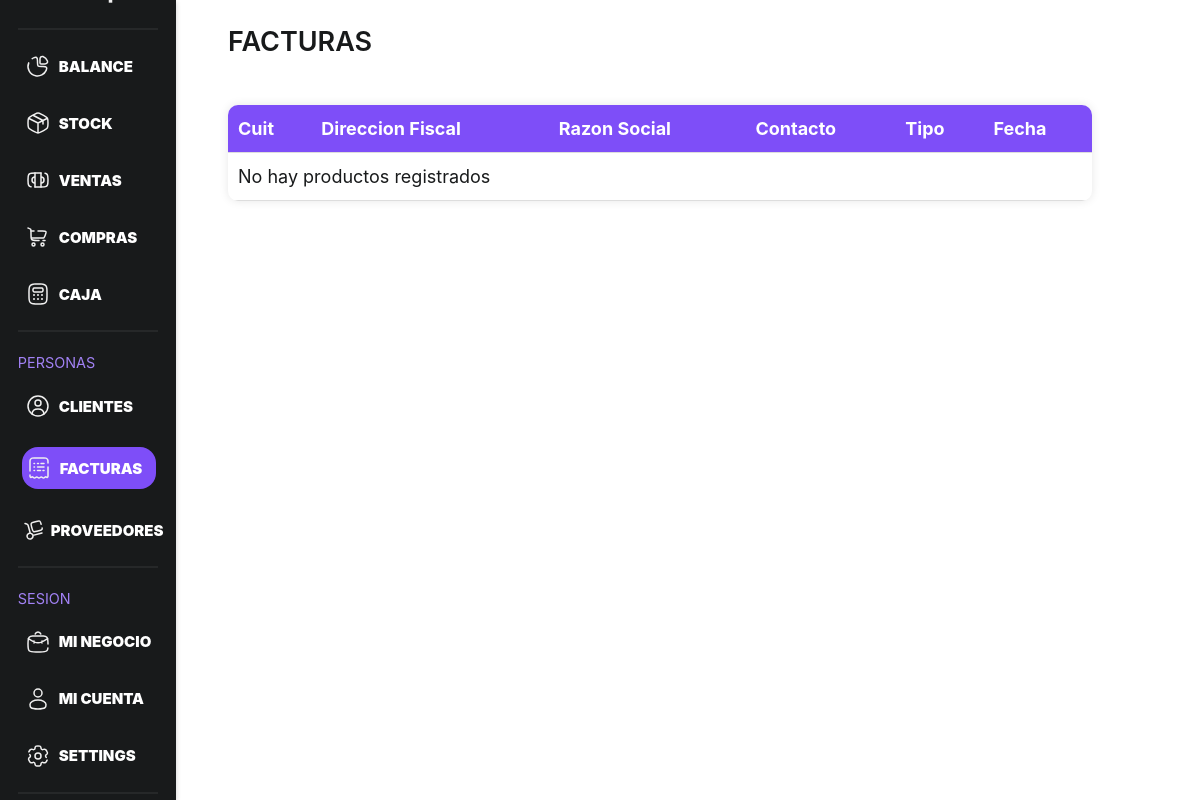
Before: /View/invoice.php (signed in) with the older database file.
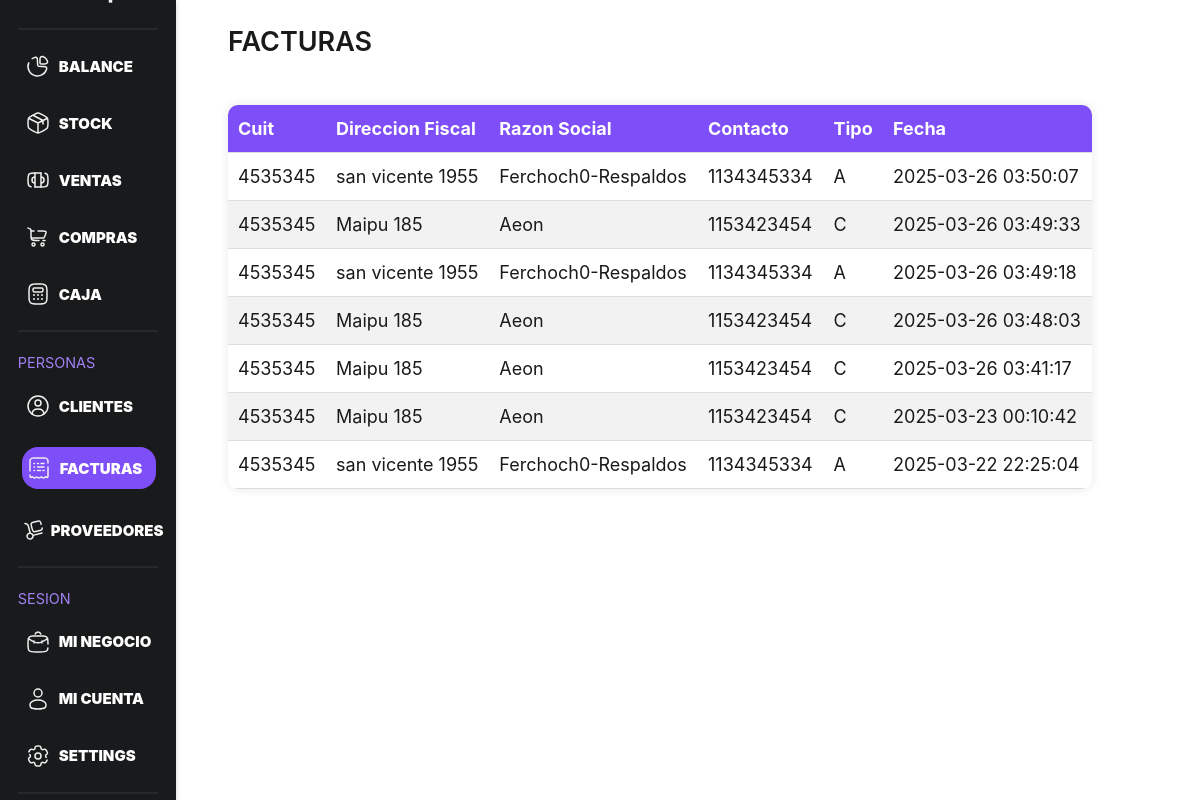
After: the same page with the newer database file.
### tables this page shows
CREATE TABLE `invoice` (
  `invoice_id` int(11) NOT NULL,
  `fech` timestamp NOT NULL DEFAULT current_timestamp(),
  `client_id` int(11) NOT NULL,
  `user_id` int(11) NOT NULL
);

CREATE TABLE `clients` (
  `client_id` int(100) NOT NULL,
  `name` varchar(255) NOT NULL,
  `cuit` int(11) DEFAULT NULL,
  `contact` int(11) DEFAULT NULL,
  `invoice_type` enum('A','B','C') DEFAULT NULL,
  `address` varchar(100) DEFAULT NULL,
  `quantity` int(11) NOT NULL DEFAULT 0,
  `user_id` int(11) DEFAULT NULL
);

### Model/invoiceModel.php (called while the page is built, shortened)
<?php
class InvoiceModel{
    private $conn;
    public function __construct($conn) {
        $this->conn = $conn;
    }
public function getUserInvoice($userId) {
        $sql = "SELECT clients.name, clients.cuit,
                clients.address, clients.contact, clients.invoice_type, invoice.fech
                FROM invoice
                INNER JOIN clients ON invoice.client_id = clients.client_id
                WHERE invoice.user_id = ? ORDER BY invoice.fech DESC";
       $stmt = $this->conn->prepare($sql);
       $stmt->bind_param("i", $userId);
       $stmt->execute();
       $result = $stmt->get_result();
       return $result->fetch_all(MYSQLI_ASSOC);
   }
}
?>

### View/invoice.php (the view, shortened to what this page needs)
<?php
require_once 'head.php';
require_once '../Model/invoiceModel.php';
require_once '../Model/connection.php';
$invoiceModel = new InvoiceModel($conn);
$userId = $_SESSION['user_id'];
$invoices = $invoiceModel->getUserInvoice($userId);
?>
<link rel="stylesheet" href="src/assets/css/global.css">
<link rel="stylesheet" href="src/assets/css/icon.css">
<link rel="stylesheet" href="src/assets/css/stock.css">
</head>
<body>
  <?php require_once 'nav.php'; ?>
  <div class="dashboard-container">
    <div class="dashboard-container--ajust">
        <article class="stock-container">
            <h1>Facturas</h1>
            <section>
                <table class="stock-table">
                    <thead>
                        <tr>
                            <th>Cuit</th>
                            <th>Direccion Fiscal</th>
                            <th>Razon Social</th>
                            <th>Contacto</th>
                            <th>Tipo</th>
                            <th>Fecha</th>
                        </tr>
                    </thead>
                    <tbody>
    <?php
    if ($invoices) {
        foreach ($invoices as $invoice) {
            echo "<tr>";
            echo "<td>{$invoice['cuit']}</td>";
            echo "<td>{$invoice['address']}</td>" ;
            echo "<td>{$invoice['name']}</td>" ;
            echo "<td>{$invoice['contact']}</td>" ;
            echo "<td>{$invoice['invoice_type']}</td>";
            echo "<td>{$invoice['fech']}</td>";
            echo "</tr>";
        }
    } else {
        echo "<tr><td colspan='6'>No hay productos registrados</td></tr>";
    }
    ?>
</tbody>
                </table>
        </article>
    </div>
  </div>
</body>

### View/head.php (shortened to what this page needs)
<!DOCTYPE html>
<html lang="es">
<head>

### View/nav.php (shortened to what this page needs)
<?php
$current_page = basename($_SERVER['PHP_SELF']);
?>
  <nav>
    <section class="navbar-container">
      <div class="navbar-logo">
        <span class="welcome"></span>
      </div>
          <div class="navbar-user--info">
            <h1>  <?php echo htmlspecialchars($username); ?> </h1>
          </div>
    </section>
    <div class="menu-container">
    <div class="separator"></div>
    <section class="navbar-menu">
          <a href="../View/balance.php" class="<?= ($current_page == 'balance.php') ? 'nav-active' : '' ?> narbar-menu--option"><span class="nav-icon balance-nav"></span>Balance</a>
          <a href="../View/stock.php" class="<?= ($current_page == 'stock.php') ? 'nav-active' : '' ?> narbar-menu--option"><span class="nav-icon stock-nav"></span>Stock</a>
          <a href="../View/sell.php" class="<?= ($current_page == 'sell.php') ? 'nav-active' : '' ?> narbar-menu--option"><span class="nav-icon sell-nav"></span>Ventas</a>
          <a href="../View/buy.php" class="<?= ($current_page == 'buy.php') ? 'nav-active' : '' ?> narbar-menu--option"><span class="nav-icon buy-nav"></span>Compras</a>
          <a href="../View/cash.php" class="<?= ($current_page == 'cash.php') ? 'nav-active' : '' ?> narbar-menu--option"><span class="nav-icon cash-nav"></span>Caja</a>
    </section>
    <div class="separator"></div>
    <span class="navbar-menu-title">Personas</span>
    <section class="navbar-menu">
          <a href="../View/client.php" class="<?= ($current_page == 'client.php') ? 'nav-active' : '' ?> narbar-menu--option"><span class="nav-icon client-nav"></span>Clientes</a>
          <a href="../View/invoice.php" class="<?= ($current_page == 'invoice.php') ? 'nav-active' : '' ?> narbar-menu--option"><span class="nav-icon invoice-nav"></span>Facturas</a>
          <a href="../View/supplier.php" class="<?= ($current_page == 'supplier.php') ? 'nav-active' : '' ?> narbar-menu--option"><span class="nav-icon supplier-nav"></span>Proveedores</a>
    </section>
    <div class="separator"></div>
    <span class="navbar-menu-title">Sesion</span>
    <section class="navbar-menu">
          <a class="<?= ($current_page == 'business.php') ? 'nav-active' : '' ?> narbar-menu--option"><span class="nav-icon mybusiness-nav"></span>Mi negocio</a>
          <a href="../View/profile.php" class="<?= ($current_page == 'profile.php') ? 'nav-active' : '' ?> narbar-menu--option"><span class="nav-icon mysesion-nav"></span>Mi Cuenta</a>
          <a href="../View/settings.php" class="<?= ($current_page == 'settings.php') ? 'nav-active' : '' ?> narbar-menu--option"><span class="nav-icon settings-nav"></span>Settings</a>
    </section>
    </div>
    <div class="separator"></div>
  </nav>

### View/src/assets/css/global.css (style rules this page uses)
:root { --red: #dc3545; --red-light: #E57373; --primary: #7e4ef8; --secondary: #a282f5; --white: #fff; --text: #f0f0f0; --blue-white: #bfaddb; --violet-white: #adb8db; --cian-white: #adccdb; --gray: #a9a9a9; --soft-gray: #f3f3f3; --gray-dark: #5f5f5f; --danger: #FFB3B3; --warning: #FFF2B3; --success: #6feb8b; --dark: #0c0c0c; --soft-dark:#181a1b; --transparent: transparent; --breakpoint-xs: 0; --breakpoint-sm: 576px; --breakpoint-md: 768px; --breakpoint-lg: 992px; --breakpoint-xl: 1200px; --font-family-sans-serif: -apple-system, BlinkMacSystemFont, "Segoe UI", Roboto, "Helvetica Neue", Arial, "Noto Sans", "Liberation Sans", sans-serif, "Apple Color Emoji", "Segoe UI Emoji", "Segoe UI Symbol", "Noto Color Emoji"; --font-family-monospace: SFMono-Regular, Menlo, Monaco, Consolas, "Liberation Mono", "Courier New", monospace; --font-family-dancing: 'Dancing Script', cursive; }
html { line-height: 1.15; -webkit-text-size-adjust: 100%; scrollbar-width: thin; scrollbar-color: var(--secondary) #1E1E2D; -webkit-tap-highlight-color: rgba(0, 0, 0, 0); }
body { margin: 0; font-family: var(--font-family-sans-serif); font-size: 1rem; font-weight: 400; line-height: 1.5; color: var(--soft-dark); }
a { text-decoration: none; font-size: 0.84em; line-height: 1; }
.separator { border: none; border-top: 2px solid #2a2c2d; margin: 20px 0; width: 90%; opacity: 0.8; }
.dashboard-container { display: flex; align-items: end; justify-content: end; width: 100%; }
.dashboard-container--ajust { display: flex; flex-direction: column; justify-content: center; align-items: center; width: 90%; }
nav { position: fixed; width: 13%; height: 100vh; background-color: var(--soft-dark); display: flex; flex-direction: column; align-items: center; justify-content: center; padding: 0 10px; box-shadow: 0 2px 5px rgba(0, 0, 0, 0.2); color: var(--text); }
.navbar-container { margin-top: 1rem; display: flex; flex-direction: row; align-items: center; justify-content: start; width: 100%; gap: 20px; }
.navbar-logo { display: flex; align-items: center; justify-content: center; }
.navbar-user--info { display: flex; flex-direction: column; width: 100%; align-items: start; justify-content: center; }
.navbar-user--info > * { margin: 0; padding: 0; }
.navbar-user--info h1 { font-size: 1.5rem; }
.menu-container { display: flex; flex-direction: column; align-items: center; height : 100%; width: 100%; }
.navbar-menu { display: flex; flex-direction: column; align-items: start; justify-content: space-between; gap: 25px; width: 85%; }
.navbar-menu a { display: flex; align-items: center; color: var(--white); text-decoration: none; font-size: 15px; font-weight: 1000; transition: 0.2s; width: 100%; margin: 0; text-transform: uppercase; gap: 5px; transition: all 0.4s ease 0s; }
.navbar-menu-title { display: flex; justify-content: start; color: var(--primary); text-transform: uppercase; width: 90%; font-size: 0.9rem; color: var(--secondary); margin-bottom: 1rem; }
.nav-icon { height: 2rem !important; width: 2rem !important; margin: 0; padding: 0; display: flex; justify-content: center; align-items: center; }
.nav-active { background-color: var(--primary); color: var(--white); border-radius: 16px; padding: 5px 1px; }
.change-table th, td { padding: 10px; border: none; }

### View/src/assets/css/stock.css (style rules this page uses)
.stock-container { width: 80%; margin: 0 auto; display: flex; flex-direction: column; }
.stock-container h1 { font-size: 27px; font-weight: 600; text-transform: uppercase; }
.stock-table { width: 100%; border-collapse: collapse; margin: 20px 0; font-size: 18px; text-align: left; border-radius: 10px; overflow: hidden; box-shadow: 0 0 10px rgba(0, 0, 0, 0.1); }
.stock-table th, td { padding: 10px; border-bottom: 1px solid #ddd; }
.stock-table th { background-color: var(--primary); color: white; }
.stock-table tr:nth-child(even) { background-color: #f2f2f2; }

Changed rows visible on the page:
added invoice: client.cuit "4535345", client.address "san vicente 1955", client.name "Ferchoch0-Respaldos", client.contact "1134345334", client.invoice_type "A", fech "2025-03-26 03:50:07"
added invoice: client.cuit "4535345", client.address "Maipu 185", client.name "Aeon", client.contact "1153423454", client.invoice_type "C", fech "2025-03-26 03:49:33"
added invoice: client.cuit "4535345", client.address "san vicente 1955", client.name "Ferchoch0-Respaldos", client.contact "1134345334", client.invoice_type "A", fech "2025-03-26 03:49:18"
added invoice: client.cuit "4535345", client.address "Maipu 185", client.name "Aeon", client.contact "1153423454", client.invoice_type "C", fech "2025-03-26 03:48:03"
added invoice: client.cuit "4535345", client.address "Maipu 185", client.name "Aeon", client.contact "1153423454", client.invoice_type "C", fech "2025-03-26 03:41:17"
added invoice: client.cuit "4535345", client.address "Maipu 185", client.name "Aeon", client.contact "1153423454", client.invoice_type "C", fech "2025-03-23 00:10:42"
added invoice: client.cuit "4535345", client.address "san vicente 1955", client.name "Ferchoch0-Respaldos", client.contact "1134345334", client.invoice_type "A", fech "2025-03-22 22:25:04"
Other visible differences:
text no longer shown: "No hay productos registrados"
